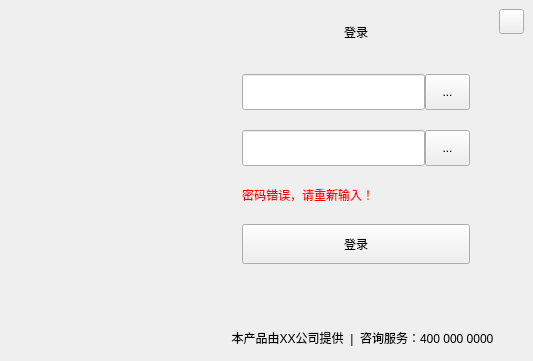
<?xml version="1.0" encoding="UTF-8"?>
<ui version="4.0">
 <class>FormLogin</class>
 <widget class="QWidget" name="FormLogin">
  <property name="geometry">
   <rect>
    <x>0</x>
    <y>0</y>
    <width>533</width>
    <height>361</height>
   </rect>
  </property>
  <property name="sizePolicy">
   <sizepolicy hsizetype="Fixed" vsizetype="Fixed">
    <horstretch>0</horstretch>
    <verstretch>0</verstretch>
   </sizepolicy>
  </property>
  <property name="minimumSize">
   <size>
    <width>533</width>
    <height>333</height>
   </size>
  </property>
  <property name="maximumSize">
   <size>
    <width>533</width>
    <height>361</height>
   </size>
  </property>
  <property name="windowTitle">
   <string>Form</string>
  </property>
  <property name="styleSheet">
   <string notr="true">QWidget#FoemLogin{
background-image: url(:/images/login_whole.png);}</string>
  </property>
  <layout class="QGridLayout" name="gridLayout">
   <property name="leftMargin">
    <number>0</number>
   </property>
   <property name="topMargin">
    <number>0</number>
   </property>
   <property name="rightMargin">
    <number>0</number>
   </property>
   <property name="bottomMargin">
    <number>0</number>
   </property>
   <property name="spacing">
    <number>0</number>
   </property>
   <item row="0" column="0" rowspan="3">
    <widget class="QWidget" name="widget_left" native="true">
     <property name="sizePolicy">
      <sizepolicy hsizetype="Fixed" vsizetype="Preferred">
       <horstretch>0</horstretch>
       <verstretch>0</verstretch>
      </sizepolicy>
     </property>
     <property name="minimumSize">
      <size>
       <width>192</width>
       <height>0</height>
      </size>
     </property>
     <property name="maximumSize">
      <size>
       <width>192</width>
       <height>16777215</height>
      </size>
     </property>
     <property name="autoFillBackground">
      <bool>false</bool>
     </property>
     <property name="styleSheet">
      <string notr="true">border-image: url(:/images/bg_zuobianlan.png);</string>
     </property>
     <layout class="QGridLayout" name="gridLayout_2">
      <property name="leftMargin">
       <number>0</number>
      </property>
      <property name="topMargin">
       <number>0</number>
      </property>
      <property name="bottomMargin">
       <number>0</number>
      </property>
     </layout>
    </widget>
   </item>
   <item row="0" column="1">
    <widget class="QWidget" name="verticalWidget" native="true">
     <layout class="QVBoxLayout" name="verticalLayout">
      <property name="spacing">
       <number>20</number>
      </property>
      <property name="leftMargin">
       <number>50</number>
      </property>
      <property name="topMargin">
       <number>9</number>
      </property>
      <property name="rightMargin">
       <number>20</number>
      </property>
      <property name="bottomMargin">
       <number>9</number>
      </property>
      <item>
       <widget class="QLabel" name="label_login">
        <property name="minimumSize">
         <size>
          <width>0</width>
          <height>45</height>
         </size>
        </property>
        <property name="maximumSize">
         <size>
          <width>16777215</width>
          <height>45</height>
         </size>
        </property>
        <property name="text">
         <string>登录</string>
        </property>
        <property name="alignment">
         <set>Qt::AlignCenter</set>
        </property>
       </widget>
      </item>
      <item>
       <layout class="QHBoxLayout" name="horizontalLayout_2">
        <property name="spacing">
         <number>0</number>
        </property>
        <item>
         <widget class="QLineEdit" name="lineEdit_name">
          <property name="minimumSize">
           <size>
            <width>0</width>
            <height>36</height>
           </size>
          </property>
          <property name="maximumSize">
           <size>
            <width>16777215</width>
            <height>36</height>
           </size>
          </property>
         </widget>
        </item>
        <item>
         <widget class="QToolButton" name="toolButton_clear">
          <property name="sizePolicy">
           <sizepolicy hsizetype="Fixed" vsizetype="Fixed">
            <horstretch>0</horstretch>
            <verstretch>0</verstretch>
           </sizepolicy>
          </property>
          <property name="minimumSize">
           <size>
            <width>45</width>
            <height>36</height>
           </size>
          </property>
          <property name="maximumSize">
           <size>
            <width>45</width>
            <height>36</height>
           </size>
          </property>
          <property name="text">
           <string>...</string>
          </property>
         </widget>
        </item>
       </layout>
      </item>
      <item>
       <layout class="QHBoxLayout" name="horizontalLayout">
        <property name="spacing">
         <number>0</number>
        </property>
        <item>
         <widget class="QLineEdit" name="lineEdit_password">
          <property name="minimumSize">
           <size>
            <width>0</width>
            <height>36</height>
           </size>
          </property>
          <property name="maximumSize">
           <size>
            <width>16777215</width>
            <height>36</height>
           </size>
          </property>
         </widget>
        </item>
        <item>
         <widget class="QToolButton" name="toolButton_hide">
          <property name="minimumSize">
           <size>
            <width>45</width>
            <height>36</height>
           </size>
          </property>
          <property name="maximumSize">
           <size>
            <width>45</width>
            <height>36</height>
           </size>
          </property>
          <property name="text">
           <string>...</string>
          </property>
         </widget>
        </item>
       </layout>
      </item>
      <item>
       <widget class="QLabel" name="label_error">
        <property name="styleSheet">
         <string notr="true">color: rgb(255, 0, 0);</string>
        </property>
        <property name="text">
         <string>密码错误，请重新输入！</string>
        </property>
       </widget>
      </item>
      <item>
       <widget class="QToolButton" name="toolButton_login">
        <property name="sizePolicy">
         <sizepolicy hsizetype="Preferred" vsizetype="Fixed">
          <horstretch>0</horstretch>
          <verstretch>0</verstretch>
         </sizepolicy>
        </property>
        <property name="minimumSize">
         <size>
          <width>0</width>
          <height>40</height>
         </size>
        </property>
        <property name="maximumSize">
         <size>
          <width>16777215</width>
          <height>40</height>
         </size>
        </property>
        <property name="text">
         <string>登录</string>
        </property>
       </widget>
      </item>
      <item>
       <spacer name="verticalSpacer_3">
        <property name="orientation">
         <enum>Qt::Vertical</enum>
        </property>
        <property name="sizeHint" stdset="0">
         <size>
          <width>20</width>
          <height>40</height>
         </size>
        </property>
       </spacer>
      </item>
     </layout>
    </widget>
   </item>
   <item row="0" column="2">
    <widget class="QWidget" name="verticalWidget_2" native="true">
     <layout class="QVBoxLayout" name="verticalLayout_4">
      <item>
       <widget class="QToolButton" name="toolButton_close">
        <property name="minimumSize">
         <size>
          <width>25</width>
          <height>25</height>
         </size>
        </property>
        <property name="maximumSize">
         <size>
          <width>25</width>
          <height>25</height>
         </size>
        </property>
        <property name="text">
         <string/>
        </property>
       </widget>
      </item>
      <item>
       <spacer name="verticalSpacer">
        <property name="orientation">
         <enum>Qt::Vertical</enum>
        </property>
        <property name="sizeHint" stdset="0">
         <size>
          <width>20</width>
          <height>40</height>
         </size>
        </property>
       </spacer>
      </item>
     </layout>
    </widget>
   </item>
   <item row="2" column="1" colspan="2">
    <widget class="QLabel" name="label_3">
     <property name="sizePolicy">
      <sizepolicy hsizetype="Preferred" vsizetype="Fixed">
       <horstretch>0</horstretch>
       <verstretch>0</verstretch>
      </sizepolicy>
     </property>
     <property name="minimumSize">
      <size>
       <width>0</width>
       <height>46</height>
      </size>
     </property>
     <property name="maximumSize">
      <size>
       <width>16777215</width>
       <height>46</height>
      </size>
     </property>
     <property name="text">
      <string>本产品由XX公司提供  |  咨询服务：400 000 0000</string>
     </property>
     <property name="alignment">
      <set>Qt::AlignCenter</set>
     </property>
    </widget>
   </item>
  </layout>
 </widget>
 <resources/>
 <connections/>
</ui>
